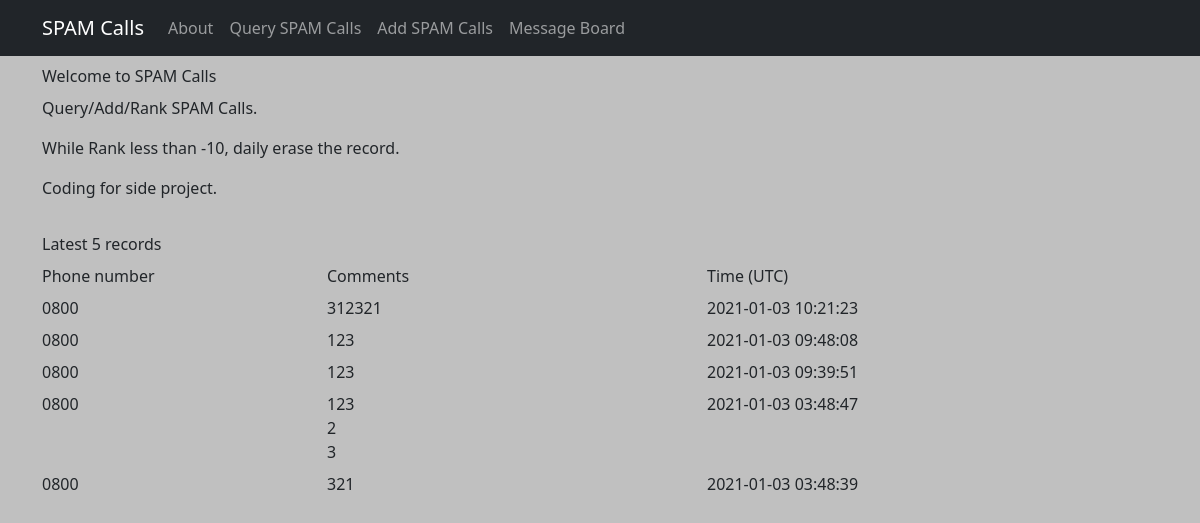
Before: /about with the older database file.
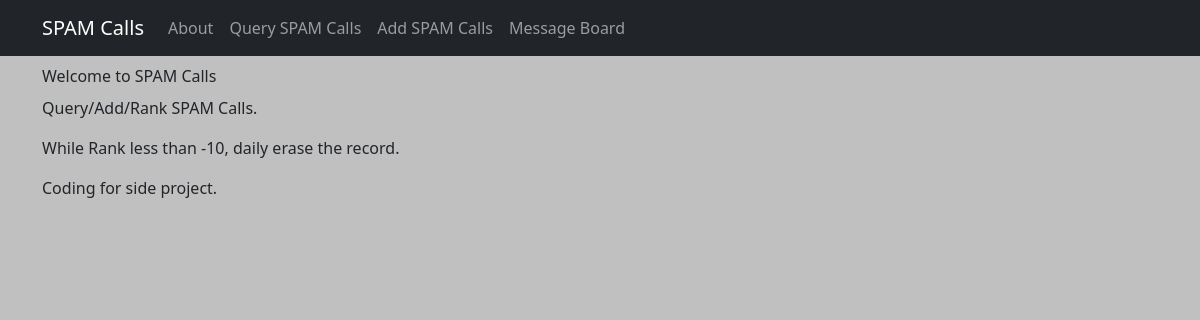
After: the same page with the newer database file.
### tables this page shows
CREATE TABLE calls (
            id INTEGER PRIMARY KEY AUTOINCREMENT,
            phone TEXT NOT NULL,
            comments TEXT NOT NULL,
            time TIMESTAMP DEFAULT CURRENT_TIMESTAMP,
            rank INTEGER DEFAULT 0
        );

### routes.py (the view)
@app.route("/", methods=["GET"])
@app.route("/about", methods=["GET"])
def about():
    sql = "select * from calls order by id desc limit 5"
    with sqlite3.connect(database) as con:
        con.row_factory = sqlite3.Row
        cur = con.cursor()
        cur.execute(sql)
        data = cur.fetchall()
    if data == []:
        return render_template("about.html", action='query', msg="")
    return render_template("about.html", data=data)

### templates/about.html (shortened to what this page needs)
{% extends "template.html" %}
{% block main %}
<div class="container">
    <label class="form-label">Welcome to SPAM Calls</label>
    <p class="text-justify">Query/Add/Rank SPAM Calls.</p>
    <p class="text-justify">While Rank less than -10, daily erase the record.</p>
    <p class="text-justify">Coding for side project.</p>
</div>
<div class="container">
    {% if msg != "" %}
    <label class="form-label">Latest 5 records</label>
    <div class="row mb-2">
        <div class="col-3">Phone number</div>
        <div class="col-4">Comments</div>
        <div class="col-4">Time (UTC)</div>
    </div>
    {% for rec in data %}
    <div class="row mb-2">
        <div class="col-3">{{ rec["phone"] }}</div>
        <div class="col-4 newline">{{ rec["comments"].replace("\n","<br>")|safe }}</div>
        <div class="col-4">{{ rec["time"] }}</div>
    </div>
    {% endfor %}
    {% endif %}
</div>
{% endblock %}

### templates/template.html (shortened to what this page needs)
<html>
<head>
    {% include "head.html" %}
</head>
<body>
    <main>
        {% include "nav.html" %}
        {% block main %}{% endblock %}
    </main>
</body>
</html>

### templates/head.html (shortened to what this page needs)
<link href="https://cdn.jsdelivr.net/npm/bootstrap@5.0.0-beta1/dist/css/bootstrap.min.css" rel="stylesheet"
>
<link rel="stylesheet" href="{{ url_for('static', filename='custom.css') }}">

### templates/nav.html
<nav class="navbar navbar-expand navbar-dark bg-dark">
    <div class="container">
        <div class="navbar-nav">
            <a class="navbar-brand" href="/">SPAM Calls</a>
            <a class="nav-item nav-link" href="/about">About</a>
            <a class="nav-item nav-link" href="/query">Query SPAM Calls</a>
            <a class="nav-item nav-link" href="/add">Add SPAM Calls</a>
            <a class="nav-item nav-link" href="/msg">Message Board</a>
        </div>
    </div>
</nav>

### static/custom.css (style rules this page uses)
body { background: Silver !important; }

Changed rows visible on the page:
removed calls: phone "0800", comments.replace "312321", time "2021-01-03 10:21:23"
removed calls: phone "0800", comments.replace "123", time "2021-01-03 09:48:08"
removed calls: phone "0800", comments.replace "123", time "2021-01-03 09:39:51"
removed calls: phone "0800", comments.replace "123 2 3", time "2021-01-03 03:48:47"
removed calls: phone "0800", comments.replace "321", time "2021-01-03 03:48:39"
Other visible differences:
text no longer shown: "Latest 5 records Phone number Comments Time (UTC)"
